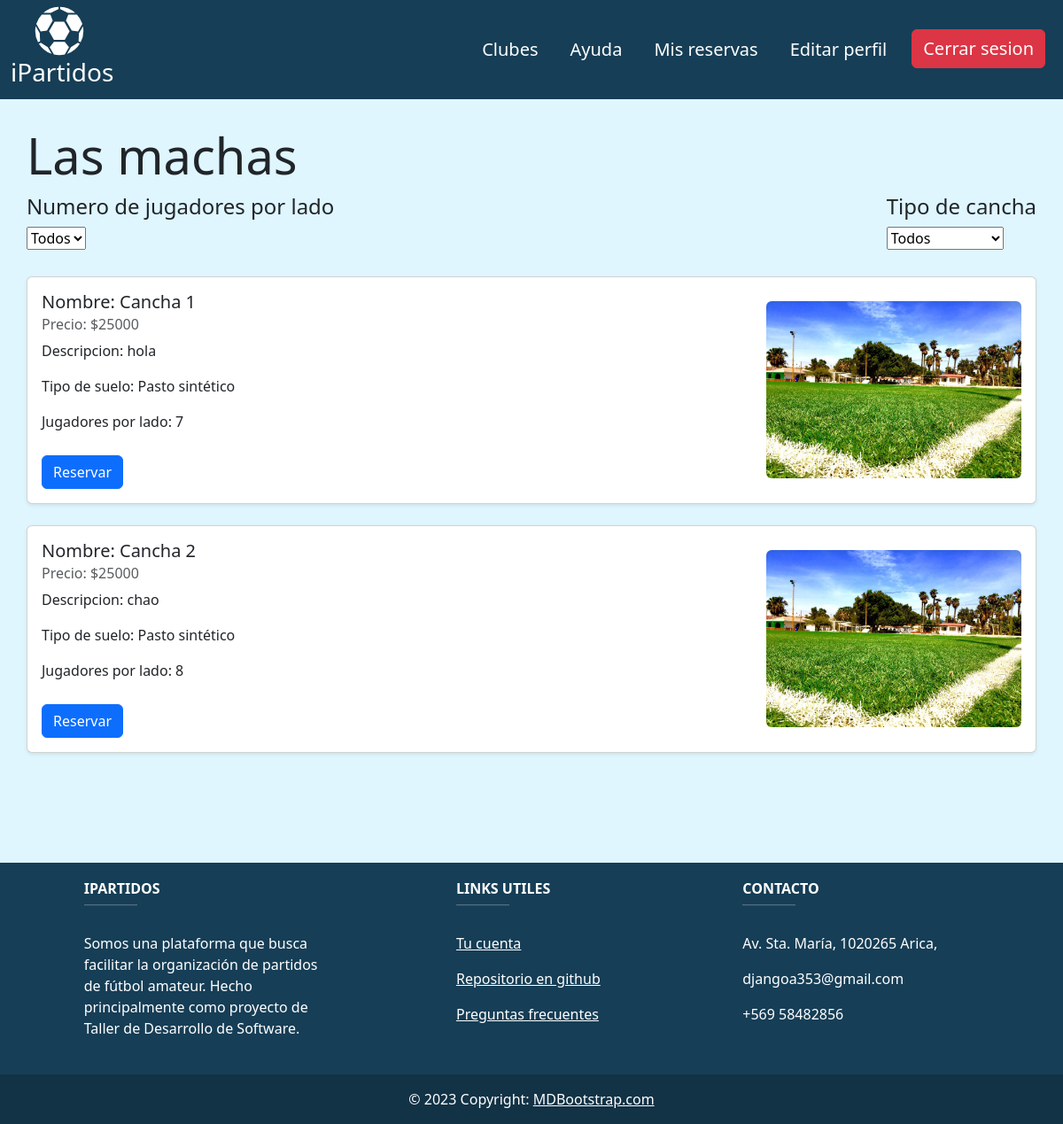
The app's page /clubes/clubFields/3 (signed in), older data.
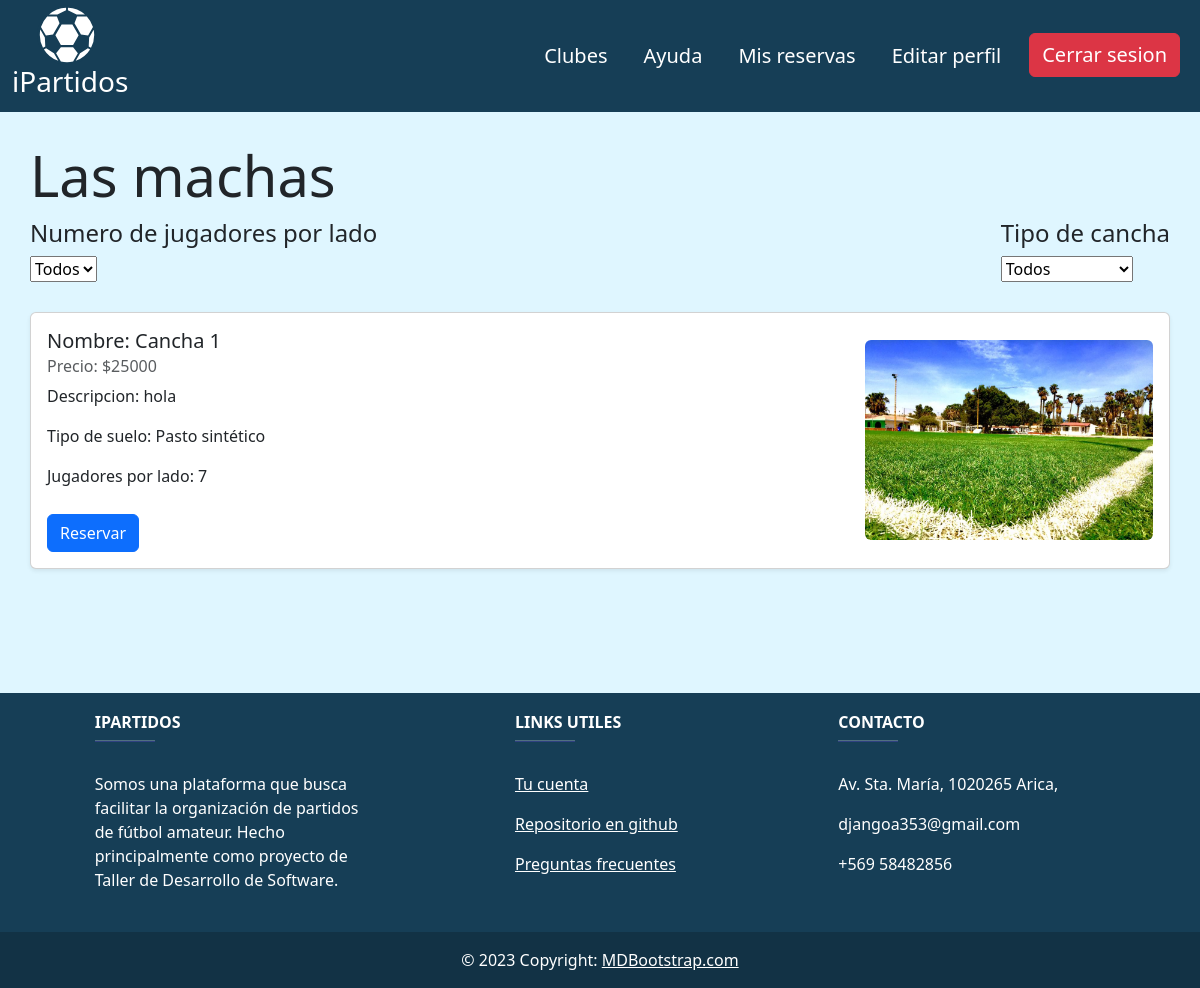
The same page, newer data.
### canchas/models.py (models this page shows, shortened)
class Field(models.Model):
    GROUND_CHOICES = (
        ('Pasto sintético', 'Pasto sintético'),
        ('Pasto real', 'Pasto real'),
        ('Cemento', 'Cemento'),
        ('Arcilla', 'Arcilla')
    )
    id = models.AutoField(primary_key=True)
    name = models.CharField(verbose_name='Nombre de cancha', max_length=100, default='', null=True, blank=True)
    description = models.CharField(verbose_name='Descripcion' ,default='', max_length=100, null=True, blank=True)
    groundType = models.CharField(verbose_name='Tipo de suelo' ,max_length=100, default='Pasto sintético', choices=GROUND_CHOICES, null=False, blank=True)
    fieldPhoto = models.ImageField(verbose_name='Foto de cancha (opcional)' ,upload_to='field_photos', null=True, blank=True)
    price = models.IntegerField(verbose_name='Precio')
    isActive = models.BooleanField(verbose_name='Cancha activa' ,default=True)
    playersPerSide = models.IntegerField(verbose_name='Jugadores por lado' ,default=0)
    opening_time = models.TimeField(default=time(14, 0))
    closing_time = models.TimeField(default=time(23, 0))
    tenant = models.ForeignKey('registration.Tenant', on_delete=models.CASCADE, related_name='tenant_fields', null=True)
    class Meta:
        verbose_name = "Cancha"
        verbose_name_plural = "Canchas"

### clubes/views.py (the view)
# urls.py: path('clubFields/<int:pk>', ClubClientDetailView.as_view(), name='field_detail')
@method_decorator(login_required, name='dispatch')
class ClubClientDetailView(DetailView):
    model = Tenant
    template_name = 'clubes/club_clientDetailView.html'
    def get_context_data(self, **kwargs):
        context = super().get_context_data(**kwargs)
        players_per_side = self.request.GET.get('players_per_side')
        ground_type = self.request.GET.get('ground_type')
        filters = Q(tenant=self.object)
        if players_per_side:
            filters &= Q(playersPerSide=players_per_side)
        if ground_type:
            filters &= Q(groundType=ground_type)
        context['fields'] = Field.objects.filter(filters)
        context['club'] = self.object.tenant
        context['GROUND_CHOICES'] = Field.GROUND_CHOICES
        return context

### clubes/templates/clubes/club_clientDetailView.html (shortened to what this page needs)
{% extends 'core/base.html' %}
{% block content %}
    <div class="container">
        <div class="row">
            <div class="col-md-12">
                <h1 class="display-4" style="margin-top: 30px;" >{{ club.clubName }}</h1>
                <div style="margin-top: 10px; margin-bottom: 30px;">
                    <form method="get" style="display: flex; justify-content: space-between;">
                        <div>
                            <h4>Numero de jugadores por lado</h4>
                            <select name="players_per_side" onchange="this.form.submit()">
                                <option value="">Todos</option>
                            </select>
                        </div>
                        <div>
                            <h4>Tipo de cancha</h4>
                            <select name="ground_type" onchange="this.form.submit()">
                                <option value="">Todos</option>
                            </select>
                        </div>
                    </form>
                </div>
            {% for field in fields %}
                {% if field.isActive == True %}
                <div class='container'>
                    <div class="card mb-4 shadow-sm">
                        <div class="card-body d-flex flex-column flex-md-row justify-content-between" style="flex-direction: column; justify-content: flex-start;">
                            <div style="text-align: left;">
                                <h5 class="card-title">Nombre: {{ field.name }}</h5>
                                <h6 class="card-subtitle mb-2 text-body-secondary">Precio: ${{ field.price }}</h6>
                                <p>Descripcion: {{ field.description }}</p>
                                <p>Tipo de suelo: {{ field.groundType }}</p>
                                <p>Jugadores por lado: {{ field.playersPerSide }} </p>
                                {% if request.user.role != 'client' or request.user.is_superuser %}
                                {% else %}
                                    <a href="{% url 'reservation' field.id %}" class="card-link d-md-inline d-flex justify-content-center">
                                        <button type="button" class="btn btn-primary" style="margin-top: 10px;">Reservar</button>
                                    </a>
                                {% endif %}
                            </div>
                            {% if field.fieldPhoto %}
                                <img src="{{ field.fieldPhoto.url }}" class="img-fluid rounded" style="max-width: 300px; max-height: 200px;">
                            {% else %}
                                {% load static %}
                            {% endif %}
                        </div>
                    </div>
                </div>
                {% endif %}
            {% empty %}
            <p>No hay canchas disponibles :( </p>
            {% endfor %}
            </div>
        </div>
    </div>
    {% include 'core/footer.html' %}
{% endblock %}

Row changes from the older to the newer data that the page shows:
no longer on this page (row edited): Field: name "Cancha 2", price "25000", description "chao", groundType "Pasto sintético", playersPerSide "8", fieldPhoto (picture)
